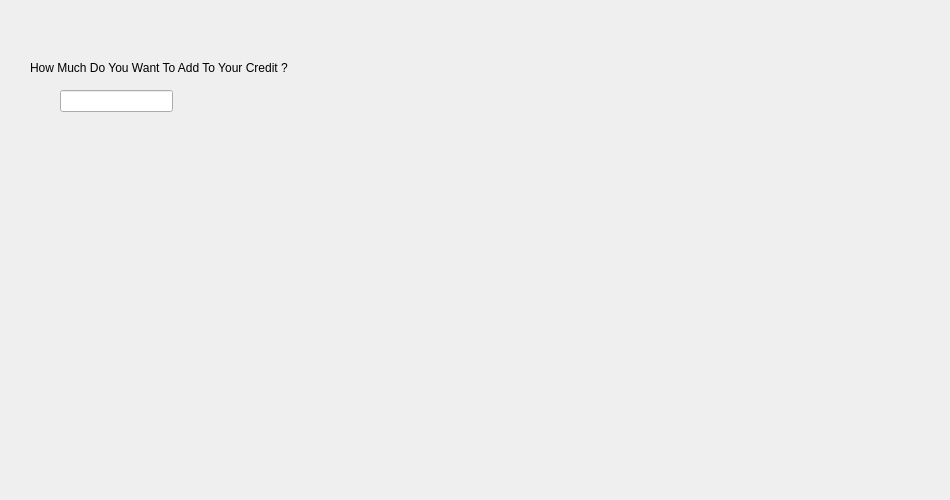
<?xml version="1.0" encoding="UTF-8"?>
<ui version="4.0">
 <class>charge_account</class>
 <widget class="QDialog" name="charge_account">
  <property name="geometry">
   <rect>
    <x>0</x>
    <y>0</y>
    <width>950</width>
    <height>500</height>
   </rect>
  </property>
  <property name="windowTitle">
   <string>Dialog</string>
  </property>
  <widget class="QDialogButtonBox" name="buttonBox">
   <property name="geometry">
    <rect>
     <x>400</x>
     <y>550</y>
     <width>341</width>
     <height>32</height>
    </rect>
   </property>
   <property name="orientation">
    <enum>Qt::Horizontal</enum>
   </property>
   <property name="standardButtons">
    <set>QDialogButtonBox::Cancel|QDialogButtonBox::Ok</set>
   </property>
  </widget>
  <widget class="QLineEdit" name="money">
   <property name="geometry">
    <rect>
     <x>60</x>
     <y>90</y>
     <width>113</width>
     <height>22</height>
    </rect>
   </property>
  </widget>
  <widget class="QLabel" name="label">
   <property name="geometry">
    <rect>
     <x>30</x>
     <y>60</y>
     <width>301</width>
     <height>16</height>
    </rect>
   </property>
   <property name="text">
    <string>How Much Do You Want To Add To Your Credit ?</string>
   </property>
  </widget>
 </widget>
 <resources/>
 <connections>
  <connection>
   <sender>buttonBox</sender>
   <signal>accepted()</signal>
   <receiver>charge_account</receiver>
   <slot>accept()</slot>
   <hints>
    <hint type="sourcelabel">
     <x>248</x>
     <y>254</y>
    </hint>
    <hint type="destinationlabel">
     <x>157</x>
     <y>274</y>
    </hint>
   </hints>
  </connection>
  <connection>
   <sender>buttonBox</sender>
   <signal>rejected()</signal>
   <receiver>charge_account</receiver>
   <slot>reject()</slot>
   <hints>
    <hint type="sourcelabel">
     <x>316</x>
     <y>260</y>
    </hint>
    <hint type="destinationlabel">
     <x>286</x>
     <y>274</y>
    </hint>
   </hints>
  </connection>
 </connections>
</ui>
